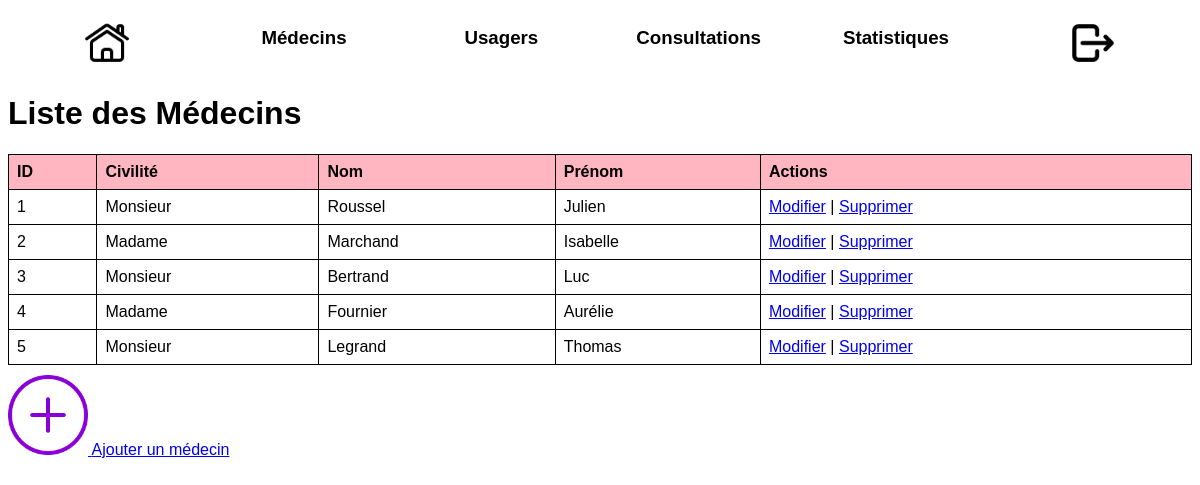
The page /php/listemedecin.php (signed in) on the database its author committed.
### tables this page shows
CREATE TABLE medecin (
    ID_Medecin int(11) NOT NULL AUTO_INCREMENT,
    Civilite varchar(10) DEFAULT NULL,
    Nom varchar(50) DEFAULT NULL,
    Prenom varchar(50) DEFAULT NULL,
    PRIMARY KEY (ID_Medecin)
);

### php/listemedecin.php (the view, shortened to what this page needs)
<!DOCTYPE html>
<html lang="fr">
<head>
    <link rel="stylesheet" type="text/css" href="../css/listemedecin.css">
</head>
<body>
    <?php
    include('menu.php');
    ?>
    <h1>Liste des Médecins</h1>
    <?php
    include 'BDD.php';
    try {
    $sql = "SELECT * FROM medecin";
    $stmt = $conn->query($sql);
    if ($stmt->rowCount() > 0) {
        echo "<table>";
        echo "<tr><th>ID</th><th>Civilité</th><th>Nom</th><th>Prénom</th><th>Actions</th>";
        while ($row = $stmt->fetch()) {
            echo "<tr>";
            echo "<td>" . htmlspecialchars($row['ID_Medecin']) . "</td>";
            echo "<td>" . htmlspecialchars($row['Civilite']) . "</td>";
            echo "<td>" . htmlspecialchars($row['Nom']) . "</td>";
            echo "<td>" . htmlspecialchars($row['Prenom']) . "</td>";
            echo "<td><a href='modif_medecin.php?id=" . $row['ID_Medecin'] . "'>Modifier</a> | <a href='supp_medecin.php?id=" . $row['ID_Medecin'] . "'>Supprimer</a></td>";
            echo "</tr>";
        }
        echo "</table>";
    } else {
        echo "Aucun usager trouvé.";
    }
} catch (PDOException $e) {
    die("Erreur : " . $e->getMessage());
}
?>
<a href="ajoutermedecin.php" id="ajouterLink">
        <img src="../images/logo_plus.png" alt="Ajouter un medecin">
        Ajouter un médecin
</a>
</body>
</html>

### css/listemedecin.css (style rules this page uses)
body { font-family: Arial, sans-serif; }
table { border-collapse: collapse; width: 100%; }
table, th, td { border: 1px solid black; }
th, td { padding: 8px; text-align: left; }
th { background-color: lightpink; }
img { cursor: pointer; height: 80px; margin-top: 10px; }

### rows shown on the page
medecin: ID_Medecin "1", Civilite "Monsieur", Nom "Roussel", Prenom "Julien"
medecin: ID_Medecin "2", Civilite "Madame", Nom "Marchand", Prenom "Isabelle"
medecin: ID_Medecin "3", Civilite "Monsieur", Nom "Bertrand", Prenom "Luc"
medecin: ID_Medecin "4", Civilite "Madame", Nom "Fournier", Prenom "Aurélie"
medecin: ID_Medecin "5", Civilite "Monsieur", Nom "Legrand", Prenom "Thomas"
